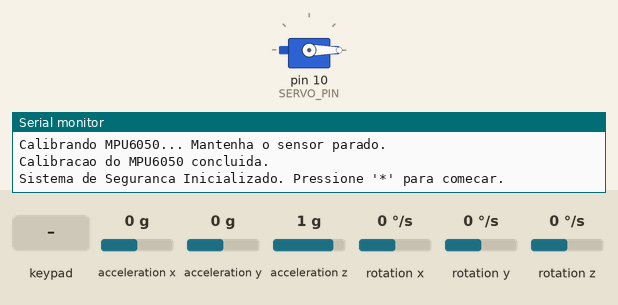
Recording of a sketch running on a simulated Arduino Uno, built with avr-gcc and run on an emulated ATmega328P. On the bench: servo, the last lines printed to the serial monitor. Inputs (shaded band) come from the test bench; at power-on: acceleration x 0 g, acceleration y 0 g, acceleration z 1 g, rotation x 0 °/s, rotation y 0 °/s, rotation z 0 °/s.

Above: at 3.2 s.
3.3 s: key '*' pressed
4.8 s: keypad keys 1 2 3 4 pressed 0.4 s apart
At 8.9 s:
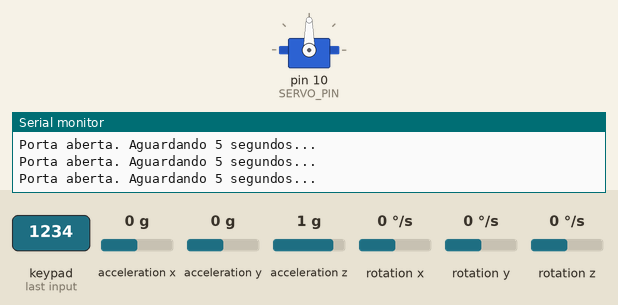
Timing chart, 0 to 14.5 s (numbered marks = the images above; inputs shaded):
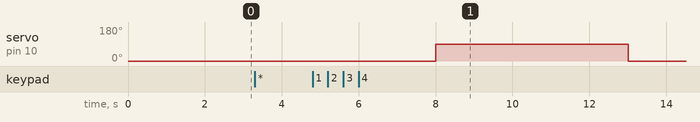

Measured:
- after the input at 4.8 s, servo on pin 10 (SERVO_PIN): 0° → 90° after 3.2 s, → 0° 5.0 s later

The sketch:

main_system_sketch.ino
```cpp
// Inclui as bibliotecas necessárias para o projeto
#include <Keypad.h>    // Para o teclado matricial
#include <Wire.h>      // Para comunicação I2C com o MPU6050
#include <MPU6050_light.h> // Biblioteca MPU6050_light para o sensor de movimento
#include <Servo.h>     // Para o controle do servo motor
#include <math.h>      // Para funções matemáticas como fabs() e sqrt()


// Função não-determinística para CBMC
extern int nondet_init();

// --- Definições de Hardware ---
// Definições para o teclado matricial 4x4
const byte ROWS = 4; // Número de linhas
const byte COLS = 4; // Número de colunas
char keys[ROWS][COLS] = { // Mapeamento das teclas
  {'1','2','3','A'},
  {'4','5','6','B'},
  {'7','8','9','C'},
  {'*','0','#','D'}
};
byte rowPins[ROWS] = {9, 8, 7, 6}; // Pinos do Arduino conectados às linhas do teclado
byte colPins[COLS] = {5, 4, 3, 2}; // Pinos do Arduino conectados às colunas do teclado

// Cria o objeto Keypad
Keypad keypad = Keypad( makeKeymap(keys), rowPins, colPins, ROWS, COLS );

// Pino para o servo motor
const int SERVO_PIN = 10;
Servo myServo; // Cria o objeto Servo

// --- Variáveis de Estado do Sistema ---
// Enumeração para os estados da Máquina de Estados Finitos (FSM)
// Renomeado IDLE para SYSTEM_IDLE para evitar conflito com a biblioteca Keypad
enum SystemState {
  SYSTEM_IDLE,  // Estado inicial: aguardando o início da autenticação
  AUTH,         // Estado de autenticação: coletando a senha
  VERIFY,       // Estado de verificação: validando a senha
  MOTION_CHECK, // Estado de verificação de movimento: lendo o MPU6050
  UNLOCK        // Estado de desbloqueio: servo motor liberado
};

SystemState currentState = SYSTEM_IDLE; // Variável para armazenar o estado atual do sistema

// --- Variáveis de Lógica do Sistema ---
String passwordAttempt = ""; // Armazena a senha digitada pelo usuário
const String CORRECT_PASSWORD = "1234"; // Senha correta para acesso

unsigned long stateStartTime = 0; // Armazena o tempo em que o estado atual foi iniciado
const unsigned long MOTION_CHECK_DURATION = 2000; // Duração do estado MotionCheck em ms (2 segundos)
const unsigned long UNLOCK_DURATION = 5000;       // Duração do estado Unlock em ms (5 segundos)

// Objeto MPU6050 - Passa o objeto Wire para comunicação I2C
MPU6050 mpu(Wire);

// Limiares para detecção de movimento (ajuste conforme necessário após testes)
// Estes valores são sensíveis e devem ser calibrados no ambiente real.
// Para giroscópio, valores próximos de 0 indicam pouco movimento angular.
// Para acelerômetro, a magnitude total deve ser próxima de 1g (9.8 m/s^2) quando parado.
const float GYRO_THRESHOLD = 0.5; // Limiar para detecção de rotação (graus/s)
const float ACCEL_VARIATION_THRESHOLD = 0.1; // Limiar para variação de aceleração (g)

// --- Funções Auxiliares (declaradas antes para que as funções de estado possam chamá-las) ---
bool checkPassword(String password);
bool checkMotion(float accelX, float accelY, float accelZ, float gyroX, float gyroY, float gyroZ);

// --- Funções de Manipulação de Estados (declaradas antes do setup/loop) ---
void handleIdleState();
void handleAuthState();
void handleVerifyState();
void handleMotionCheckState();
void handleUnlockState();

// --- Funções de Inicialização e Loop ---

void setup() {
  Serial.begin(9600); // Inicializa a comunicação serial para debug
  Wire.begin();       // Inicializa a comunicação I2C para o MPU6050

  // Inicializa o MPU6050
  // O método begin() da MPU6050_light não aceita parâmetros de escala/range.
  // Ele retorna um byte de status.
  byte status = mpu.begin();
  while(status != 0){ // Loop enquanto o sensor não é encontrado
    Serial.print("Erro ao inicializar MPU6050 (status: ");
    Serial.print(status);
    Serial.println("). Tentando novamente...");
    delay(1000);
    status = mpu.begin();
  }
  Serial.println("MPU6050 inicializado com sucesso!");

  // Calibra o MPU6050. Isso é importante para remover o offset.
  // MPU6050_light usa calcOffsets() para calibração de giroscópio e acelerômetro.
  Serial.println("Calibrando MPU6050... Mantenha o sensor parado.");
  delay(1000);
  mpu.calcOffsets(true,true); // Calibra acelerômetro e giroscópio
  Serial.println("Calibracao do MPU6050 concluida.");

  myServo.attach(SERVO_PIN); // Anexa o servo motor ao pino
  myServo.write(0); // Garante que o servo esteja na posição "bloqueado" (0 graus)

  Serial.println("Sistema de Seguranca Inicializado. Pressione '*' para comecar.");
}

void loop() {
  // O switch-case gerencia as transições entre os estados da FSM
  switch (currentState) {
    case SYSTEM_IDLE: // Usar SYSTEM_IDLE
      handleIdleState();
      break;
    case AUTH:
      handleAuthState();
      break;
    case VERIFY:
      handleVerifyState();
      break;
    case MOTION_CHECK:
      handleMotionCheckState();
      break;
    case UNLOCK:
      handleUnlockState();
      break;
  }
}

// --- Funções de Manipulação de Estados ---

// Estado IDLE: Aguarda o pressionamento da tecla '*' para iniciar a autenticação
void handleIdleState() {
  char key = keypad.getKey(); // Lê a tecla pressionada
  if (key == '*') {
    Serial.println("Entre com a senha de 4 digitos:");
    passwordAttempt = ""; // Limpa qualquer senha anterior
    currentState = AUTH;  // Transita para o estado AUTH
  }
}

// Estado AUTH: Coleta os 4 dígitos da senha
void handleAuthState() {
  char key = keypad.getKey(); // Lê a tecla pressionada
  if (key != NO_KEY) { // Se alguma tecla foi pressionada
    if (key >= '0' && key <= '9') { // Se for um dígito numérico
      passwordAttempt += key; // Adiciona o dígito à senha
      Serial.print("*");      // Exibe um asterisco para ocultar a senha no serial
      if (passwordAttempt.length() == 4) { // Se a senha tem 4 dígitos
        currentState = VERIFY; // Transita para o estado VERIFY
      }
    } else { // Se não for um dígito numérico
      Serial.println("\nCaractere invalido. Tente novamente.");
      passwordAttempt = ""; // Limpa a senha
      currentState = SYSTEM_IDLE;  // Retorna ao estado SYSTEM_IDLE
    }
  }
}

// Estado VERIFY: Verifica se a senha digitada é a correta
void handleVerifyState() {
  if (checkPassword(passwordAttempt)) { // Chama a função para verificar a senha
    Serial.println("\nSenha correta. Verificando movimento...");
    stateStartTime = millis(); // Registra o tempo de início para o estado MOTION_CHECK
    currentState = MOTION_CHECK; // Transita para o estado MOTION_CHECK
  } else {
    Serial.println("\nSenha incorreta. Acesso negado.");
    currentState = SYSTEM_IDLE; // Retorna ao estado SYSTEM_IDLE
  }
}

// Estado MOTION_CHECK: Lê o MPU6050 por um tempo para verificar movimento
void handleMotionCheckState() {
  // Verifica se o tempo de verificação de movimento ainda não se esgotou
  if (millis() - stateStartTime < MOTION_CHECK_DURATION) {
    mpu.update(); // Atualiza as leituras do MPU6050 (método correto para MPU6050_light)

    // Obtém os valores de aceleração e giroscópio
    // Usar fabsf() para valores float
    float accelX = mpu.getAccX();
    float accelY = mpu.getAccY();
    float accelZ = mpu.getAccZ();
    float gyroX = mpu.getGyroX();
    float gyroY = mpu.getGyroY();
    float gyroZ = mpu.getGyroZ();

    // Chama a função auxiliar para verificar se há movimento significativo
    if (checkMotion(accelX, accelY, accelZ, gyroX, gyroY, gyroZ)) {
      Serial.println("Movimento detectado durante a verificacao. Acesso negado.");
      currentState = SYSTEM_IDLE; // Retorna ao estado SYSTEM_IDLE se movimento for detectado
      return; // Sai da função para evitar processar o tempo restante
    }
  } else { // Se o tempo de verificação de movimento se esgotou (2 segundos)
    Serial.println("Movimento minimo. Acesso liberado.");
    stateStartTime = millis(); // Registra o tempo de início para o estado UNLOCK
    currentState = UNLOCK; // Transita para o estado UNLOCK
  }
}

// Estado UNLOCK: Ativa o servo motor para liberar o acesso e aguarda um tempo
void handleUnlockState() {
  myServo.write(90); // Move o servo para a posição "aberto" (ajuste o ângulo conforme seu servo)
  Serial.println("Porta aberta. Aguardando 5 segundos...");

  // Verifica se o tempo de desbloqueio se esgotou
  if (millis() - stateStartTime >= UNLOCK_DURATION) {
    myServo.write(0); // Move o servo de volta para a posição "fechado" (0 graus)
    Serial.println("Porta fechada. Sistema retornou ao Idle.");
    currentState = SYSTEM_IDLE; // Retorna ao estado SYSTEM_IDLE
  }
}

// --- Funções Auxiliares (para Testes de Unidade e CBMC) ---

// Função para verificar a senha
bool checkPassword(String password) {
  return password == CORRECT_PASSWORD;
}

// Função para verificar o movimento com base nas leituras do MPU6050
// Retorna true se houver movimento significativo, false caso contrário.
bool checkMotion(float accelX, float accelY, float accelZ, float gyroX, float gyroY, float gyroZ) {
  // Verifica se a magnitude do giroscópio (velocidade angular) excede o limiar
  // Um valor alto indica rotação
  float gyroMagnitude = sqrt(gyroX*gyroX + gyroY*gyroY + gyroZ*gyroZ);
  if (gyroMagnitude > GYRO_THRESHOLD) {
      return true; // Movimento de rotação detectado
  }

  // Verifica a variação da magnitude da aceleração em relação a 1g (gravidade)
  // Quando parado, a magnitude total da aceleração deve ser ~1g.
  // Variações significativas indicam movimento linear.
  float accelMagnitude = sqrt(accelX*accelX + accelY*accelY + accelZ*accelZ);
  // Usamos fabs (absolute float) para a diferença
  if (fabs(accelMagnitude - 1.0) > ACCEL_VARIATION_THRESHOLD) {
      return true; // Movimento de deslocamento detectado
  }

  return false; // Movimento mínimo (considerado parado)
}
```
